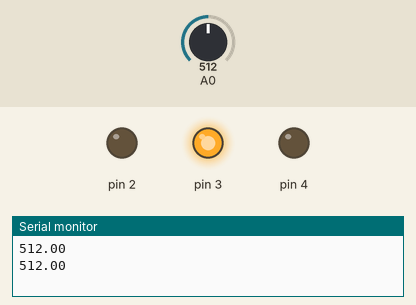
Bench run of a sketch on a simulated Arduino Uno, built with avr-gcc and run on an emulated ATmega328P. Shown: output pins drawn as LEDs (lit = HIGH), the last lines printed to the serial monitor. Inputs (shaded band) come from the test bench; at power-on: A0 = 512.

Above: at 1.8 s.
1.9 s: A0 set to 891
4.2 s: A0 set to 913
At 7.2 s:
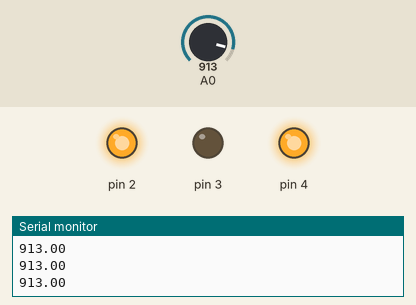
7.5 s: A0 set to 900
At 9.6 s:
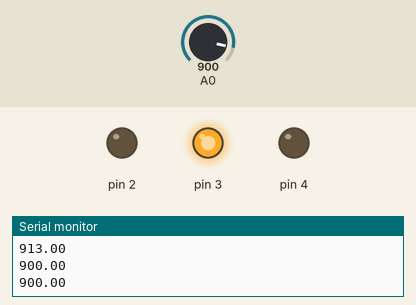
10.5 s: A0 set to 1023
At 13.1 s:
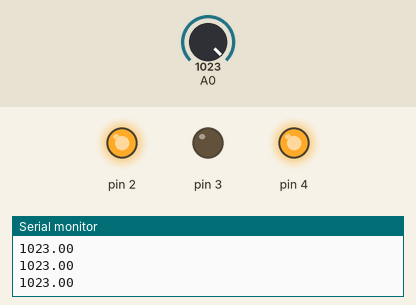
Timing chart, 0 to 14.5 s (numbered marks = the images above; inputs shaded):
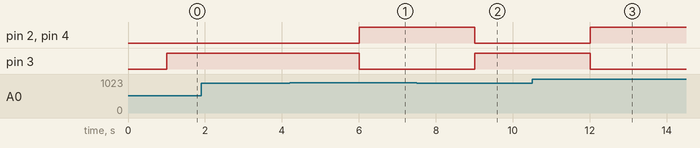

The sketch:

posture_monitoring.ino
```cpp
void setup()
{
pinMode(A0,INPUT);
pinMode(2,OUTPUT);
pinMode(3,OUTPUT);
pinMode(4,OUTPUT);
Serial.begin(9600);
}
void loop()
{
float flex=analogRead(A0);
Serial.println(flex);
delay(1000);
if (flex>900)
{
digitalWrite(2,HIGH);
digitalWrite(3,LOW);
digitalWrite(4,HIGH);
}
else
{
digitalWrite(2,LOW);
digitalWrite(3,HIGH);
digitalWrite(4,LOW);
}
}
```

Measured:
- the behaviour switches between 900 and 901 on A0 (found by bisection; images 0 and 1)
- after the input at 4.2 s, pin 2, pin 4: LOW → HIGH after 1.8 s; pin 3: HIGH → LOW after 1.8 s
- after the input at 7.5 s, pin 2, pin 4: HIGH → LOW after 1.5 s; pin 3: LOW → HIGH after 1.5 s
- after the input at 10.5 s, pin 2, pin 4: LOW → HIGH after 1.5 s; pin 3: HIGH → LOW after 1.5 s
